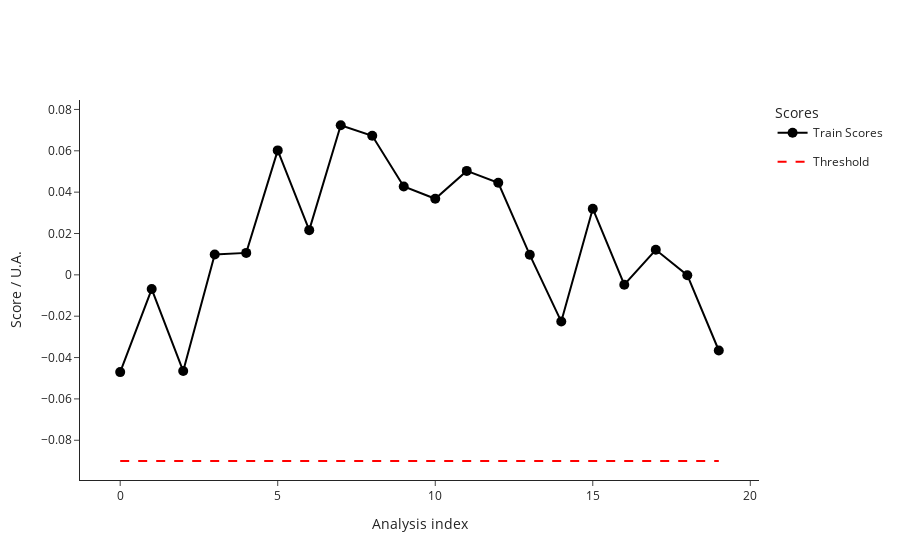

Source (notebook cell):
### Code cell
from src.StreamPort.machine_learning.methods import MachineLearningMethodIsolationForestSklearn

iforest = MachineLearningMethodIsolationForestSklearn()
iforest_parameters = iforest.parameters
print("Isolation Forest parameters: ", iforest_parameters)
parameters.update(iforest_parameters)

ana = iforest.run(ana)
fig_train_scores = ana.plot_scores()
fig_train_scores.show()

### Figure 1 — Plotly figure (JSON) as saved in the notebook; plotly's stock layout.template omitted (floating-point values rounded to 4 significant figures)
{"data": [{"hovertemplate": ["<b>index: </b>18<br><b>name: </b>210812_Pac--005<br><b>path: </b>C:/Users/Sandeep/Desktop/ExtractedSignals\\210812_Pac 2021-08-12 10-30-07\\210812_Pac--005.D<br><b>batch: </b>210812_Pac 2021-08-12 10-30-07<br><b>batch_position: </b>5<br><b>idle_time: </b>39.0<br><b>sample: </b>NaCl 0,9%<br><b>method: </b>SAA_411_Pac.M<br><b>timestamp: </b>2021-08-12 10:50:23<br><b>detector: </b>G1315C<br><b>pump: </b>G7110B<br><b>start_time: </b>2021-08-12 10:50:57<br><b>end_time: </b>2021-08-12 10:54:57<br><b>runtime: </b>239.7000000000036", "<b>index: </b>19<br><b>name: </b>210812_Pac--006<br><b>path: </b>C:/Users/Sandeep/Desktop/ExtractedSignals\\210812_Pac 2021-08-12 10-30-07\\210812_Pac--006.D<br><b>batch: </b>210812_Pac 2021-08-12 10-30-07<br><b>batch_position: </b>6<br><b>idle_time: </b>39.0<br><b>sample: </b>Blank<br><b>method: </b>SAA_411_Pac.M<br><b>timestamp: </b>2021-08-12 10:55:02<br><b>detector: </b>G1315C<br><b>pump: </b>G7110B<br><b>start_time: </b>2021-08-12 10:55:36<br><b>end_time: </b>2021-08-12 10:59:36<br><b>runtime: </b>239.7000000000036", "<b>index: </b>20<br><b>name: </b>210812_Pac--007<br><b>path: </b>C:/Users/Sandeep/Desktop/ExtractedSignals\\210812_Pac 2021-08-12 10-30-07\\210812_Pac--007.D<br><b>batch: </b>210812_Pac 2021-08-12 10-30-07<br><b>batch_position: </b>7<br><b>idle_time: </b>39.0<br><b>sample: </b>0.025 mg/ml<br><b>method: </b>SAA_411_Pac.M<br><b>timestamp: </b>2021-08-12 10:59:41<br><b>detector: </b>G1315C<br><b>pump: </b>G7110B<br><b>start_time: </b>2021-08-12 11:00:15<br><b>end_time: </b>2021-08-12 11:04:15<br><b>runtime: </b>239.7000000000036", "<b>index: </b>21<br><b>name: </b>210812_Pac--008<br><b>path: </b>C:/Users/Sandeep/Desktop/ExtractedSignals\\210812_Pac 2021-08-12 10-30-07\\210812_Pac--008.D<br><b>batch: </b>210812_Pac 2021-08-12 10-30-07<br><b>batch_position: </b>8<br><b>idle_time: </b>39.0<br><b>sample: </b>Blank<br><b>method: </b>SAA_411_Pac.M<br><b>timestamp: </b>2021-08-12 11:04:20<br><b>detector: </b>G1315C<br><b>pump: </b>G7110B<br><b>start_time: </b>2021-08-12 11:04:54<br><b>end_time: </b>2021-08-12 11:08:54<br><b>runtime: </b>239.7000000000036", "<b>index: </b>22<br><b>name: </b>210812_Pac--009<br><b>path: </b>C:/Users/Sandeep/Desktop/ExtractedSignals\\210812_Pac 2021-08-12 10-30-07\\210812_Pac--009.D<br><b>batch: </b>210812_Pac 2021-08-12 10-30-07<br><b>batch_position: </b>9<br><b>idle_time: </b>38.0<br><b>sample: </b>210806/036 :10<br><b>method: </b>SAA_411_Pac.M<br><b>timestamp: </b>2021-08-12 11:08:59<br><b>detector: </b>G1315C<br><b>pump: </b>G7110B<br><b>start_time: </b>2021-08-12 11:09:32<br><b>end_time: </b>2021-08-12 11:13:32<br><b>runtime: </b>239.7000000000036", "<b>index: </b>23<br><b>name: </b>210812_Pac--010<br><b>path: </b>C:/Users/Sandeep/Desktop/ExtractedSignals\\210812_Pac 2021-08-12 10-30-07\\210812_Pac--010.D<br><b>batch: </b>210812_Pac 2021-08-12 10-30-07<br><b>batch_position: </b>10<br><b>idle_time: </b>39.0<br><b>sample: </b>210806/036 :10<br><b>method: </b>SAA_411_Pac.M<br><b>timestamp: </b>2021-08-12 11:13:37<br><b>detector: </b>G7110B<br><b>pump: </b>G7110B<br><b>start_time: </b>2021-08-12 11:14:11<br><b>end_time: </b>2021-08-12 11:18:11<br><b>runtime: </b>239.7000000000036", "<b>index: </b>24<br><b>name: </b>210812_Pac--011<br><b>path: </b>C:/Users/Sandeep/Desktop/ExtractedSignals\\210812_Pac 2021-08-12 10-30-07\\210812_Pac--011.D<br><b>batch: </b>210812_Pac 2021-08-12 10-30-07<br><b>batch_position: </b>11<br><b>idle_time: </b>39.0<br><b>sample: </b>210806/036 :10<br><b>method: </b>SAA_411_Pac.M<br><b>timestamp: </b>2021-08-12 11:18:16<br><b>detector: </b>G7110B<br><b>pump: </b>G7110B<br><b>start_time: </b>2021-08-12 11:18:50<br><b>end_time: </b>2021-08-12 11:22:50<br><b>runtime: </b>239.7000000000036", "<b>index: </b>25<br><b>name: </b>210812_Pac--012<br><b>path: </b>C:/Users/Sandeep/Desktop/ExtractedSignals\\210812_Pac 2021-08-12 10-30-07\\210812_Pac--012.D<br><b>batch: </b>210812_Pac 2021-08-12 10-30-07<br><b>batch_position: </b>12<br><b>idle_time: </b>39.0<br><b>sample: </b>Blank<br><b>method: </b>SAA_411_Pac.M<br><b>timestamp: </b>2021-08-12 11:22:55<br><b>detector: </b>G1315C<br><b>pump: </b>G7110B<br><b>start_time: </b>2021-08-12 11:23:29<br><b>end_time: </b>2021-08-12 11:27:29<br><b>runtime: </b>239.7000000000036", "<b>index: </b>26<br><b>name: </b>210812_Pac--013<br><b>path: </b>C:/Users/Sandeep/Desktop/ExtractedSignals\\210812_Pac 2021-08-12 10-30-07\\210812_Pac--013.D<br><b>batch: </b>210812_Pac 2021-08-12 10-30-07<br><b>batch_position: </b>13<br><b>idle_time: </b>39.0<br><b>sample: </b>0.025 mg/ml<br><b>method: </b>SAA_411_Pac.M<br><b>timestamp: </b>2021-08-12 11:27:34<br><b>detector: </b>G1315C<br><b>pump: </b>G7110B<br><b>start_time: </b>2021-08-12 11:28:08<br><b>end_time: </b>2021-08-12 11:32:08<br><b>runtime: </b>239.7000000000036", "<b>index: </b>27<br><b>name: </b>210812_Pac--014<br><b>path: </b>C:/Users/Sandeep/Desktop/ExtractedSignals\\210812_Pac 2021-08-12 10-30-07\\210812_Pac--014.D<br><b>batch: </b>210812_Pac 2021-08-12 10-30-07<br><b>batch_position: </b>14<br><b>idle_time: </b>38.0<br><b>sample: </b>Blank<br><b>method: </b>SAA_411_Pac.M<br><b>timestamp: </b>2021-08-12 11:32:13<br><b>detector: </b>G7110B<br><b>pump: </b>G7110B<br><b>start_time: </b>2021-08-12 11:32:46<br><b>end_time: </b>2021-08-12 11:36:47<br><b>runtime: </b>239.7000000000036", "<b>index: </b>51<br><b>name: </b>210813_Pac--005<br><b>path: </b>C:/Users/Sandeep/Desktop/ExtractedSignals\\210813_Pac 2021-08-13 10-37-27\\210813_Pac--005.D<br><b>batch: </b>210813_Pac 2021-08-13 10-37-27<br><b>batch_position: </b>5<br><b>idle_time: </b>39.0<br><b>sample: </b>NaCl 0,9%<br><b>method: </b>SAA_411_Pac.M<br><b>timestamp: </b>2021-08-13 10:57:52<br><b>detector: </b>G7110B<br><b>pump: </b>G7110B<br><b>start_time: </b>2021-08-13 10:58:26<br><b>end_time: </b>2021-08-13 11:02:27<br><b>runtime: </b>239.7000000000036", "<b>index: </b>52<br><b>name: </b>210813_Pac--006<br><b>path: </b>C:/Users/Sandeep/Desktop/ExtractedSignals\\210813_Pac 2021-08-13 10-37-27\\210813_Pac--006.D<br><b>batch: </b>210813_Pac 2021-08-13 10-37-27<br><b>batch_position: </b>6<br><b>idle_time: </b>38.0<br><b>sample: </b>Blank<br><b>method: </b>SAA_411_Pac.M<br><b>timestamp: </b>2021-08-13 11:02:31<br><b>detector: </b>G1315C<br><b>pump: </b>G7110B<br><b>start_time: </b>2021-08-13 11:03:05<br><b>end_time: </b>2021-08-13 11:07:06<br><b>runtime: </b>239.7000000000036", "<b>index: </b>53<br><b>name: </b>210813_Pac--007<br><b>path: </b>C:/Users/Sandeep/Desktop/ExtractedSignals\\210813_Pac 2021-08-13 10-37-27\\210813_Pac--007.D<br><b>batch: </b>210813_Pac 2021-08-13 10-37-27<br><b>batch_position: </b>7<br><b>idle_time: </b>38.0<br><b>sample: </b>0.025 mg/ml<br><b>method: </b>SAA_411_Pac.M<br><b>timestamp: </b>2021-08-13 11:07:10<br><b>detector: </b>G1315C<br><b>pump: </b>G7116B<br><b>start_time: </b>2021-08-13 11:07:44<br><b>end_time: </b>2021-08-13 11:11:45<br><b>runtime: </b>239.7000000000036", "<b>index: </b>54<br><b>name: </b>210813_Pac--008<br><b>path: </b>C:/Users/Sandeep/Desktop/ExtractedSignals\\210813_Pac 2021-08-13 10-37-27\\210813_Pac--008.D<br><b>batch: </b>210813_Pac 2021-08-13 10-37-27<br><b>batch_position: </b>8<br><b>idle_time: </b>38.0<br><b>sample: </b>Blank<br><b>method: </b>SAA_411_Pac.M<br><b>timestamp: </b>2021-08-13 11:11:49<br><b>detector: </b>G1315C<br><b>pump: </b>G7110B<br><b>start_time: </b>2021-08-13 11:12:23<br><b>end_time: </b>2021-08-13 11:16:23<br><b>runtime: </b>239.7000000000036", "<b>index: </b>55<br><b>name: </b>210813_Pac--009<br><b>path: </b>C:/Users/Sandeep/Desktop/ExtractedSignals\\210813_Pac 2021-08-13 10-37-27\\210813_Pac--009.D<br><b>batch: </b>210813_Pac 2021-08-13 10-37-27<br><b>batch_position: </b>9<br><b>idle_time: </b>39.0<br><b>sample: </b>210812/004 :20<br><b>method: </b>SAA_411_Pac.M<br><b>timestamp: </b>2021-08-13 11:16:28<br><b>detector: </b>G1315C<br><b>pump: </b>G7110B<br><b>start_time: </b>2021-08-13 11:17:02<br><b>end_time: </b>2021-08-13 11:21:03<br><b>runtime: </b>239.7000000000036", "<b>index: </b>56<br><b>name: </b>210813_Pac--010<br><b>path: </b>C:/Users/Sandeep/Desktop/ExtractedSignals\\210813_Pac 2021-08-13 10-37-27\\210813_Pac--010.D<br><b>batch: </b>210813_Pac 2021-08-13 10-37-27<br><b>batch_position: </b>10<br><b>idle_time: </b>38.0<br><b>sample: </b>210812/004 :20<br><b>method: </b>SAA_411_Pac.M<br><b>timestamp: </b>2021-08-13 11:21:08<br><b>detector: </b>G1315C<br><b>pump: </b>G7110B<br><b>start_time: </b>2021-08-13 11:21:41<br><b>end_time: </b>2021-08-13 11:25:42<br><b>runtime: </b>239.7000000000036", "<b>index: </b>57<br><b>name: </b>210813_Pac--011<br><b>path: </b>C:/Users/Sandeep/Desktop/ExtractedSignals\\210813_Pac 2021-08-13 10-37-27\\210813_Pac--011.D<br><b>batch: </b>210813_Pac 2021-08-13 10-37-27<br><b>batch_position: </b>11<br><b>idle_time: </b>39.0<br><b>sample: </b>210812/004 :20<br><b>method: </b>SAA_411_Pac.M<br><b>timestamp: </b>2021-08-13 11:25:46<br><b>detector: </b>G1315C<br><b>pump: </b>G7110B<br><b>start_time: </b>2021-08-13 11:26:21<br><b>end_time: </b>2021-08-13 11:30:21<br><b>runtime: </b>239.7000000000036", "<b>index: </b>58<br><b>name: </b>210813_Pac--012<br><b>path: </b>C:/Users/Sandeep/Desktop/ExtractedSignals\\210813_Pac 2021-08-13 10-37-27\\210813_Pac--012.D<br><b>batch: </b>210813_Pac 2021-08-13 10-37-27<br><b>batch_position: </b>12<br><b>idle_time: </b>38.0<br><b>sample: </b>Blank<br><b>method: </b>SAA_411_Pac.M<br><b>timestamp: </b>2021-08-13 11:30:26<br><b>detector: </b>G1315C<br><b>pump: </b>G7110B<br><b>start_time: </b>2021-08-13 11:30:59<br><b>end_time: </b>2021-08-13 11:34:59<br><b>runtime: </b>239.7000000000036", "<b>index: </b>59<br><b>name: </b>210813_Pac--013<br><b>path: </b>C:/Users/Sandeep/Desktop/ExtractedSignals\\210813_Pac 2021-08-13 10-37-27\\210813_Pac--013.D<br><b>batch: </b>210813_Pac 2021-08-13 10-37-27<br><b>batch_position: </b>13<br><b>idle_time: </b>39.0<br><b>sample: </b>0.025 mg/ml<br><b>method: </b>SAA_411_Pac.M<br><b>timestamp: </b>2021-08-13 11:35:04<br><b>detector: </b>G1315C<br><b>pump: </b>G7110B<br><b>start_time: </b>2021-08-13 11:35:38<br><b>end_time: </b>2021-08-13 11:39:38<br><b>runtime: </b>239.7000000000036", "<b>index: </b>60<br><b>name: </b>210813_Pac--014<br><b>path: </b>C:/Users/Sandeep/Desktop/ExtractedSignals\\210813_Pac 2021-08-13 10-37-27\\210813_Pac--014.D<br><b>batch: </b>210813_Pac 2021-08-13 10-37-27<br><b>batch_position: </b>14<br><b>idle_time: </b>38.0<br><b>sample: </b>Blank<br><b>method: </b>SAA_411_Pac.M<br><b>timestamp: </b>2021-08-13 11:39:43<br><b>detector: </b>G1315C<br><b>pump: </b>G7110B<br><b>start_time: </b>2021-08-13 11:40:16<br><b>end_time: </b>2021-08-13 11:44:17<br><b>runtime: </b>239.7000000000036"], "legendgroup": "Train", "line": {"color": "black"}, "marker": {"color": "black", "size": 10}, "mode": "lines+markers", "name": "Train Scores", "text": ["<b>index: </b>18<br><b>name: </b>210812_Pac--005<br><b>path: </b>C:/Users/Sandeep/Desktop/ExtractedSignals\\210812_Pac 2021-08-12 10-30-07\\210812_Pac--005.D<br><b>batch: </b>210812_Pac 2021-08-12 10-30-07<br><b>batch_position: </b>5<br><b>idle_time: </b>39.0<br><b>sample: </b>NaCl 0,9%<br><b>method: </b>SAA_411_Pac.M<br><b>timestamp: </b>2021-08-12 10:50:23<br><b>detector: </b>G1315C<br><b>pump: </b>G7110B<br><b>start_time: </b>2021-08-12 10:50:57<br><b>end_time: </b>2021-08-12 10:54:57<br><b>runtime: </b>239.7000000000036", "<b>index: </b>19<br><b>name: </b>210812_Pac--006<br><b>path: </b>C:/Users/Sandeep/Desktop/ExtractedSignals\\210812_Pac 2021-08-12 10-30-07\\210812_Pac--006.D<br><b>batch: </b>210812_Pac 2021-08-12 10-30-07<br><b>batch_position: </b>6<br><b>idle_time: </b>39.0<br><b>sample: </b>Blank<br><b>method: </b>SAA_411_Pac.M<br><b>timestamp: </b>2021-08-12 10:55:02<br><b>detector: </b>G1315C<br><b>pump: </b>G7110B<br><b>start_time: </b>2021-08-12 10:55:36<br><b>end_time: </b>2021-08-12 10:59:36<br><b>runtime: </b>239.7000000000036", "<b>index: </b>20<br><b>name: </b>210812_Pac--007<br><b>path: </b>C:/Users/Sandeep/Desktop/ExtractedSignals\\210812_Pac 2021-08-12 10-30-07\\210812_Pac--007.D<br><b>batch: </b>210812_Pac 2021-08-12 10-30-07<br><b>batch_position: </b>7<br><b>idle_time: </b>39.0<br><b>sample: </b>0.025 mg/ml<br><b>method: </b>SAA_411_Pac.M<br><b>timestamp: </b>2021-08-12 10:59:41<br><b>detector: </b>G1315C<br><b>pump: </b>G7110B<br><b>start_time: </b>2021-08-12 11:00:15<br><b>end_time: </b>2021-08-12 11:04:15<br><b>runtime: </b>239.7000000000036", "<b>index: </b>21<br><b>name: </b>210812_Pac--008<br><b>path: </b>C:/Users/Sandeep/Desktop/ExtractedSignals\\210812_Pac 2021-08-12 10-30-07\\210812_Pac--008.D<br><b>batch: </b>210812_Pac 2021-08-12 10-30-07<br><b>batch_position: </b>8<br><b>idle_time: </b>39.0<br><b>sample: </b>Blank<br><b>method: </b>SAA_411_Pac.M<br><b>timestamp: </b>2021-08-12 11:04:20<br><b>detector: </b>G1315C<br><b>pump: </b>G7110B<br><b>start_time: </b>2021-08-12 11:04:54<br><b>end_time: </b>2021-08-12 11:08:54<br><b>runtime: </b>239.7000000000036", "<b>index: </b>22<br><b>name: </b>210812_Pac--009<br><b>path: </b>C:/Users/Sandeep/Desktop/ExtractedSignals\\210812_Pac 2021-08-12 10-30-07\\210812_Pac--009.D<br><b>batch: </b>210812_Pac 2021-08-12 10-30-07<br><b>batch_position: </b>9<br><b>idle_time: </b>38.0<br><b>sample: </b>210806/036 :10<br><b>method: </b>SAA_411_Pac.M<br><b>timestamp: </b>2021-08-12 11:08:59<br><b>detector: </b>G1315C<br><b>pump: </b>G7110B<br><b>start_time: </b>2021-08-12 11:09:32<br><b>end_time: </b>2021-08-12 11:13:32<br><b>runtime: </b>239.7000000000036", "<b>index: </b>23<br><b>name: </b>210812_Pac--010<br><b>path: </b>C:/Users/Sandeep/Desktop/ExtractedSignals\\210812_Pac 2021-08-12 10-30-07\\210812_Pac--010.D<br><b>batch: </b>210812_Pac 2021-08-12 10-30-07<br><b>batch_position: </b>10<br><b>idle_time: </b>39.0<br><b>sample: </b>210806/036 :10<br><b>method: </b>SAA_411_Pac.M<br><b>timestamp: </b>2021-08-12 11:13:37<br><b>detector: </b>G7110B<br><b>pump: </b>G7110B<br><b>start_time: </b>2021-08-12 11:14:11<br><b>end_time: </b>2021-08-12 11:18:11<br><b>runtime: </b>239.7000000000036", "<b>index: </b>24<br><b>name: </b>210812_Pac--011<br><b>path: </b>C:/Users/Sandeep/Desktop/ExtractedSignals\\210812_Pac 2021-08-12 10-30-07\\210812_Pac--011.D<br><b>batch: </b>210812_Pac 2021-08-12 10-30-07<br><b>batch_position: </b>11<br><b>idle_time: </b>39.0<br><b>sample: </b>210806/036 :10<br><b>method: </b>SAA_411_Pac.M<br><b>timestamp: </b>2021-08-12 11:18:16<br><b>detector: </b>G7110B<br><b>pump: </b>G7110B<br><b>start_time: </b>2021-08-12 11:18:50<br><b>end_time: </b>2021-08-12 11:22:50<br><b>runtime: </b>239.7000000000036", "<b>index: </b>25<br><b>name: </b>210812_Pac--012<br><b>path: </b>C:/Users/Sandeep/Desktop/ExtractedSignals\\210812_Pac 2021-08-12 10-30-07\\210812_Pac--012.D<br><b>batch: </b>210812_Pac 2021-08-12 10-30-07<br><b>batch_position: </b>12<br><b>idle_time: </b>39.0<br><b>sample: </b>Blank<br><b>method: </b>SAA_411_Pac.M<br><b>timestamp: </b>2021-08-12 11:22:55<br><b>detector: </b>G1315C<br><b>pump: </b>G7110B<br><b>start_time: </b>2021-08-12 11:23:29<br><b>end_time: </b>2021-08-12 11:27:29<br><b>runtime: </b>239.7000000000036", "<b>index: </b>26<br><b>name: </b>210812_Pac--013<br><b>path: </b>C:/Users/Sandeep/Desktop/ExtractedSignals\\210812_Pac 2021-08-12 10-30-07\\210812_Pac--013.D<br><b>batch: </b>210812_Pac 2021-08-12 10-30-07<br><b>batch_position: </b>13<br><b>idle_time: </b>39.0<br><b>sample: </b>0.025 mg/ml<br><b>method: </b>SAA_411_Pac.M<br><b>timestamp: </b>2021-08-12 11:27:34<br><b>detector: </b>G1315C<br><b>pump: </b>G7110B<br><b>start_time: </b>2021-08-12 11:28:08<br><b>end_time: </b>2021-08-12 11:32:08<br><b>runtime: </b>239.7000000000036", "<b>index: </b>27<br><b>name: </b>210812_Pac--014<br><b>path: </b>C:/Users/Sandeep/Desktop/ExtractedSignals\\210812_Pac 2021-08-12 10-30-07\\210812_Pac--014.D<br><b>batch: </b>210812_Pac 2021-08-12 10-30-07<br><b>batch_position: </b>14<br><b>idle_time: </b>38.0<br><b>sample: </b>Blank<br><b>method: </b>SAA_411_Pac.M<br><b>timestamp: </b>2021-08-12 11:32:13<br><b>detector: </b>G7110B<br><b>pump: </b>G7110B<br><b>start_time: </b>2021-08-12 11:32:46<br><b>end_time: </b>2021-08-12 11:36:47<br><b>runtime: </b>239.7000000000036", "<b>index: </b>51<br><b>name: </b>210813_Pac--005<br><b>path: </b>C:/Users/Sandeep/Desktop/ExtractedSignals\\210813_Pac 2021-08-13 10-37-27\\210813_Pac--005.D<br><b>batch: </b>210813_Pac 2021-08-13 10-37-27<br><b>batch_position: </b>5<br><b>idle_time: </b>39.0<br><b>sample: </b>NaCl 0,9%<br><b>method: </b>SAA_411_Pac.M<br><b>timestamp: </b>2021-08-13 10:57:52<br><b>detector: </b>G7110B<br><b>pump: </b>G7110B<br><b>start_time: </b>2021-08-13 10:58:26<br><b>end_time: </b>2021-08-13 11:02:27<br><b>runtime: </b>239.7000000000036", "<b>index: </b>52<br><b>name: </b>210813_Pac--006<br><b>path: </b>C:/Users/Sandeep/Desktop/ExtractedSignals\\210813_Pac 2021-08-13 10-37-27\\210813_Pac--006.D<br><b>batch: </b>210813_Pac 2021-08-13 10-37-27<br><b>batch_position: </b>6<br><b>idle_time: </b>38.0<br><b>sample: </b>Blank<br><b>method: </b>SAA_411_Pac.M<br><b>timestamp: </b>2021-08-13 11:02:31<br><b>detector: </b>G1315C<br><b>pump: </b>G7110B<br><b>start_time: </b>2021-08-13 11:03:05<br><b>end_time: </b>2021-08-13 11:07:06<br><b>runtime: </b>239.7000000000036", "<b>index: </b>53<br><b>name: </b>210813_Pac--007<br><b>path: </b>C:/Users/Sandeep/Desktop/ExtractedSignals\\210813_Pac 2021-08-13 10-37-27\\210813_Pac--007.D<br><b>batch: </b>210813_Pac 2021-08-13 10-37-27<br><b>batch_position: </b>7<br><b>idle_time: </b>38.0<br><b>sample: </b>0.025 mg/ml<br><b>method: </b>SAA_411_Pac.M<br><b>timestamp: </b>2021-08-13 11:07:10<br><b>detector: </b>G1315C<br><b>pump: </b>G7116B<br><b>start_time: </b>2021-08-13 11:07:44<br><b>end_time: </b>2021-08-13 11:11:45<br><b>runtime: </b>239.7000000000036", "<b>index: </b>54<br><b>name: </b>210813_Pac--008<br><b>path: </b>C:/Users/Sandeep/Desktop/ExtractedSignals\\210813_Pac 2021-08-13 10-37-27\\210813_Pac--008.D<br><b>batch: </b>210813_Pac 2021-08-13 10-37-27<br><b>batch_position: </b>8<br><b>idle_time: </b>38.0<br><b>sample: </b>Blank<br><b>method: </b>SAA_411_Pac.M<br><b>timestamp: </b>2021-08-13 11:11:49<br><b>detector: </b>G1315C<br><b>pump: </b>G7110B<br><b>start_time: </b>2021-08-13 11:12:23<br><b>end_time: </b>2021-08-13 11:16:23<br><b>runtime: </b>239.7000000000036", "<b>index: </b>55<br><b>name: </b>210813_Pac--009<br><b>path: </b>C:/Users/Sandeep/Desktop/ExtractedSignals\\210813_Pac 2021-08-13 10-37-27\\210813_Pac--009.D<br><b>batch: </b>210813_Pac 2021-08-13 10-37-27<br><b>batch_position: </b>9<br><b>idle_time: </b>39.0<br><b>sample: </b>210812/004 :20<br><b>method: </b>SAA_411_Pac.M<br><b>timestamp: </b>2021-08-13 11:16:28<br><b>detector: </b>G1315C<br><b>pump: </b>G7110B<br><b>start_time: </b>2021-08-13 11:17:02<br><b>end_time: </b>2021-08-13 11:21:03<br><b>runtime: </b>239.7000000000036", "<b>index: </b>56<br><b>name: </b>210813_Pac--010<br><b>path: </b>C:/Users/Sandeep/Desktop/ExtractedSignals\\210813_Pac 2021-08-13 10-37-27\\210813_Pac--010.D<br><b>batch: </b>210813_Pac 2021-08-13 10-37-27<br><b>batch_position: </b>10<br><b>idle_time: </b>38.0<br><b>sample: </b>210812/004 :20<br><b>method: </b>SAA_411_Pac.M<br><b>timestamp: </b>2021-08-13 11:21:08<br><b>detector: </b>G1315C<br><b>pump: </b>G7110B<br><b>start_time: </b>2021-08-13 11:21:41<br><b>end_time: </b>2021-08-13 11:25:42<br><b>runtime: </b>239.7000000000036", "<b>index: </b>57<br><b>name: </b>210813_Pac--011<br><b>path: </b>C:/Users/Sandeep/Desktop/ExtractedSignals\\210813_Pac 2021-08-13 10-37-27\\210813_Pac--011.D<br><b>batch: </b>210813_Pac 2021-08-13 10-37-27<br><b>batch_position: </b>11<br><b>idle_time: </b>39.0<br><b>sample: </b>210812/004 :20<br><b>method: </b>SAA_411_Pac.M<br><b>timestamp: </b>2021-08-13 11:25:46<br><b>detector: </b>G1315C<br><b>pump: </b>G7110B<br><b>start_time: </b>2021-08-13 11:26:21<br><b>end_time: </b>2021-08-13 11:30:21<br><b>runtime: </b>239.7000000000036", "<b>index: </b>58<br><b>name: </b>210813_Pac--012<br><b>path: </b>C:/Users/Sandeep/Desktop/ExtractedSignals\\210813_Pac 2021-08-13 10-37-27\\210813_Pac--012.D<br><b>batch: </b>210813_Pac 2021-08-13 10-37-27<br><b>batch_position: </b>12<br><b>idle_time: </b>38.0<br><b>sample: </b>Blank<br><b>method: </b>SAA_411_Pac.M<br><b>timestamp: </b>2021-08-13 11:30:26<br><b>detector: </b>G1315C<br><b>pump: </b>G7110B<br><b>start_time: </b>2021-08-13 11:30:59<br><b>end_time: </b>2021-08-13 11:34:59<br><b>runtime: </b>239.7000000000036", "<b>index: </b>59<br><b>name: </b>210813_Pac--013<br><b>path: </b>C:/Users/Sandeep/Desktop/ExtractedSignals\\210813_Pac 2021-08-13 10-37-27\\210813_Pac--013.D<br><b>batch: </b>210813_Pac 2021-08-13 10-37-27<br><b>batch_position: </b>13<br><b>idle_time: </b>39.0<br><b>sample: </b>0.025 mg/ml<br><b>method: </b>SAA_411_Pac.M<br><b>timestamp: </b>2021-08-13 11:35:04<br><b>detector: </b>G1315C<br><b>pump: </b>G7110B<br><b>start_time: </b>2021-08-13 11:35:38<br><b>end_time: </b>2021-08-13 11:39:38<br><b>runtime: </b>239.7000000000036", "<b>index: </b>60<br><b>name: </b>210813_Pac--014<br><b>path: </b>C:/Users/Sandeep/Desktop/ExtractedSignals\\210813_Pac 2021-08-13 10-37-27\\210813_Pac--014.D<br><b>batch: </b>210813_Pac 2021-08-13 10-37-27<br><b>batch_position: </b>14<br><b>idle_time: </b>38.0<br><b>sample: </b>Blank<br><b>method: </b>SAA_411_Pac.M<br><b>timestamp: </b>2021-08-13 11:39:43<br><b>detector: </b>G1315C<br><b>pump: </b>G7110B<br><b>start_time: </b>2021-08-13 11:40:16<br><b>end_time: </b>2021-08-13 11:44:17<br><b>runtime: </b>239.7000000000036"], "type": "scatter", "x": [0, 1, 2, 3, 4, 5, 6, 7, 8, 9, 10, 11, 12, 13, 14, 15, 16, 17, 18, 19], "y": [-0.04704, -0.006873, -0.04651, 0.009854, 0.01062, 0.0602, 0.02162, 0.07236, 0.06726, 0.04277, 0.0368, 0.05028, 0.04452, 0.009684, -0.0226, 0.032, -0.00475, 0.01212, -0.0001632, -0.03659]}, {"legendgroup": "Threshold", "line": {"color": "red", "dash": "dash"}, "mode": "lines", "name": "Threshold", "type": "scatter", "x": [0, 19], "y": [-0.09004, -0.09004]}], "layout": {"legend": {"title": {"text": "Scores"}}, "xaxis": {"title": {"text": "Analysis index"}}, "yaxis": {"title": {"text": "Score / U.A."}}}}
